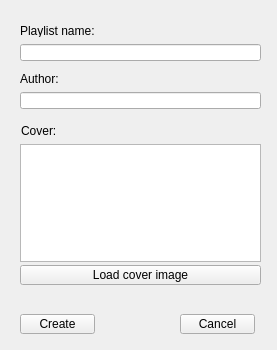
<?xml version="1.0" encoding="UTF-8"?>
<ui version="4.0">
 <class>AddNewPlaylist</class>
 <widget class="QWidget" name="AddNewPlaylist">
  <property name="geometry">
   <rect>
    <x>0</x>
    <y>0</y>
    <width>277</width>
    <height>350</height>
   </rect>
  </property>
  <property name="minimumSize">
   <size>
    <width>277</width>
    <height>350</height>
   </size>
  </property>
  <property name="maximumSize">
   <size>
    <width>277</width>
    <height>350</height>
   </size>
  </property>
  <property name="windowTitle">
   <string>Create new playlist</string>
  </property>
  <widget class="QLabel" name="label">
   <property name="geometry">
    <rect>
     <x>20</x>
     <y>24</y>
     <width>81</width>
     <height>13</height>
    </rect>
   </property>
   <property name="text">
    <string>Playlist name:</string>
   </property>
  </widget>
  <widget class="QLineEdit" name="lineEdit">
   <property name="geometry">
    <rect>
     <x>20</x>
     <y>44</y>
     <width>241</width>
     <height>17</height>
    </rect>
   </property>
  </widget>
  <widget class="QLineEdit" name="lineEdit_2">
   <property name="geometry">
    <rect>
     <x>20</x>
     <y>92</y>
     <width>241</width>
     <height>17</height>
    </rect>
   </property>
  </widget>
  <widget class="QLabel" name="label_2">
   <property name="geometry">
    <rect>
     <x>20</x>
     <y>72</y>
     <width>81</width>
     <height>13</height>
    </rect>
   </property>
   <property name="text">
    <string>Author:</string>
   </property>
  </widget>
  <widget class="QLabel" name="label_3">
   <property name="geometry">
    <rect>
     <x>21</x>
     <y>124</y>
     <width>81</width>
     <height>13</height>
    </rect>
   </property>
   <property name="text">
    <string>Cover:</string>
   </property>
  </widget>
  <widget class="QGraphicsView" name="graphicsView">
   <property name="geometry">
    <rect>
     <x>20</x>
     <y>144</y>
     <width>241</width>
     <height>118</height>
    </rect>
   </property>
  </widget>
  <widget class="QPushButton" name="pushButton">
   <property name="geometry">
    <rect>
     <x>20</x>
     <y>265</y>
     <width>241</width>
     <height>20</height>
    </rect>
   </property>
   <property name="text">
    <string>Load cover image</string>
   </property>
  </widget>
  <widget class="QPushButton" name="pushButton_2">
   <property name="geometry">
    <rect>
     <x>20</x>
     <y>314</y>
     <width>75</width>
     <height>20</height>
    </rect>
   </property>
   <property name="text">
    <string>Create</string>
   </property>
  </widget>
  <widget class="QPushButton" name="pushButton_3">
   <property name="geometry">
    <rect>
     <x>180</x>
     <y>314</y>
     <width>75</width>
     <height>20</height>
    </rect>
   </property>
   <property name="text">
    <string>Cancel</string>
   </property>
  </widget>
 </widget>
 <resources/>
 <connections/>
</ui>
